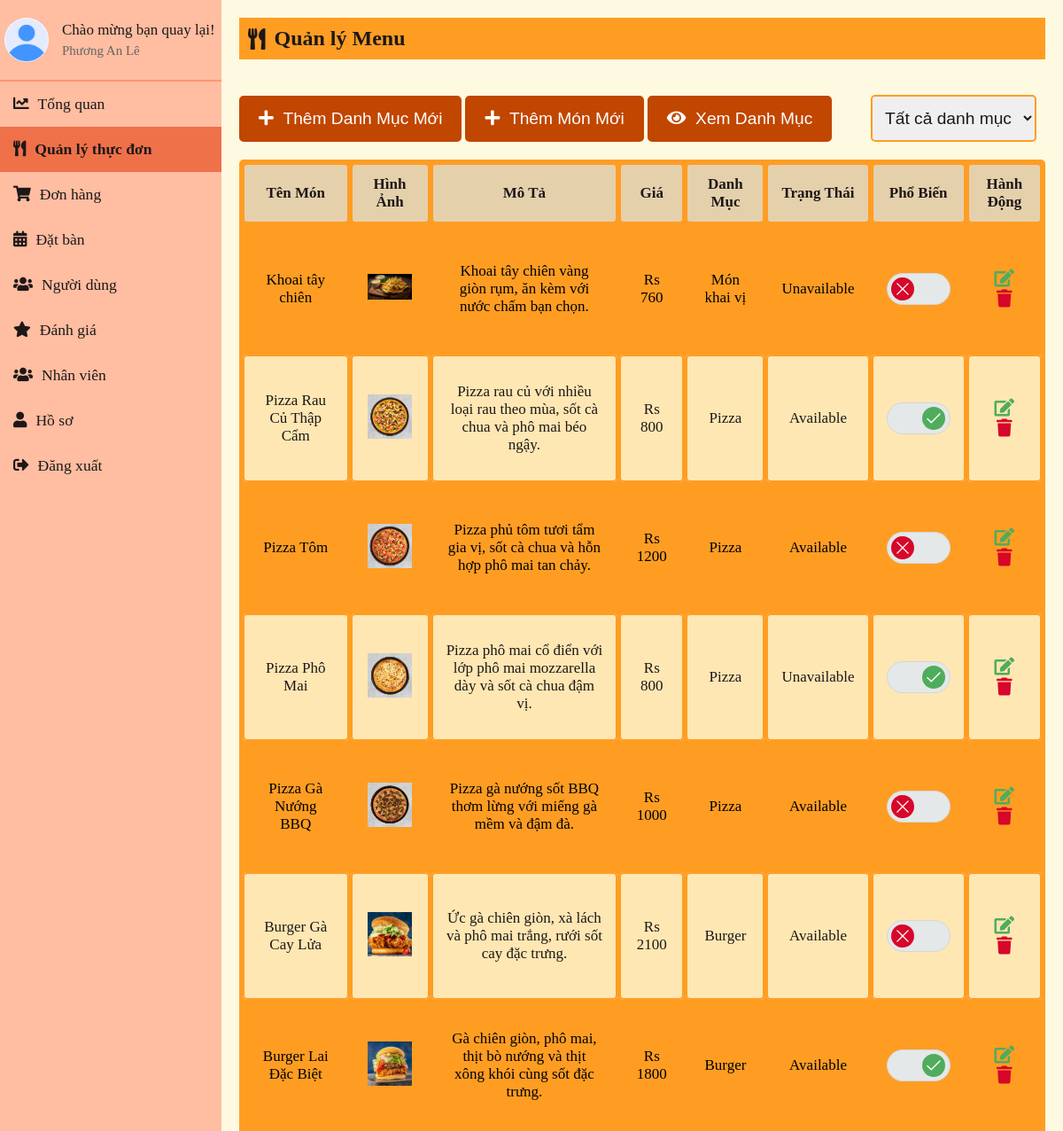
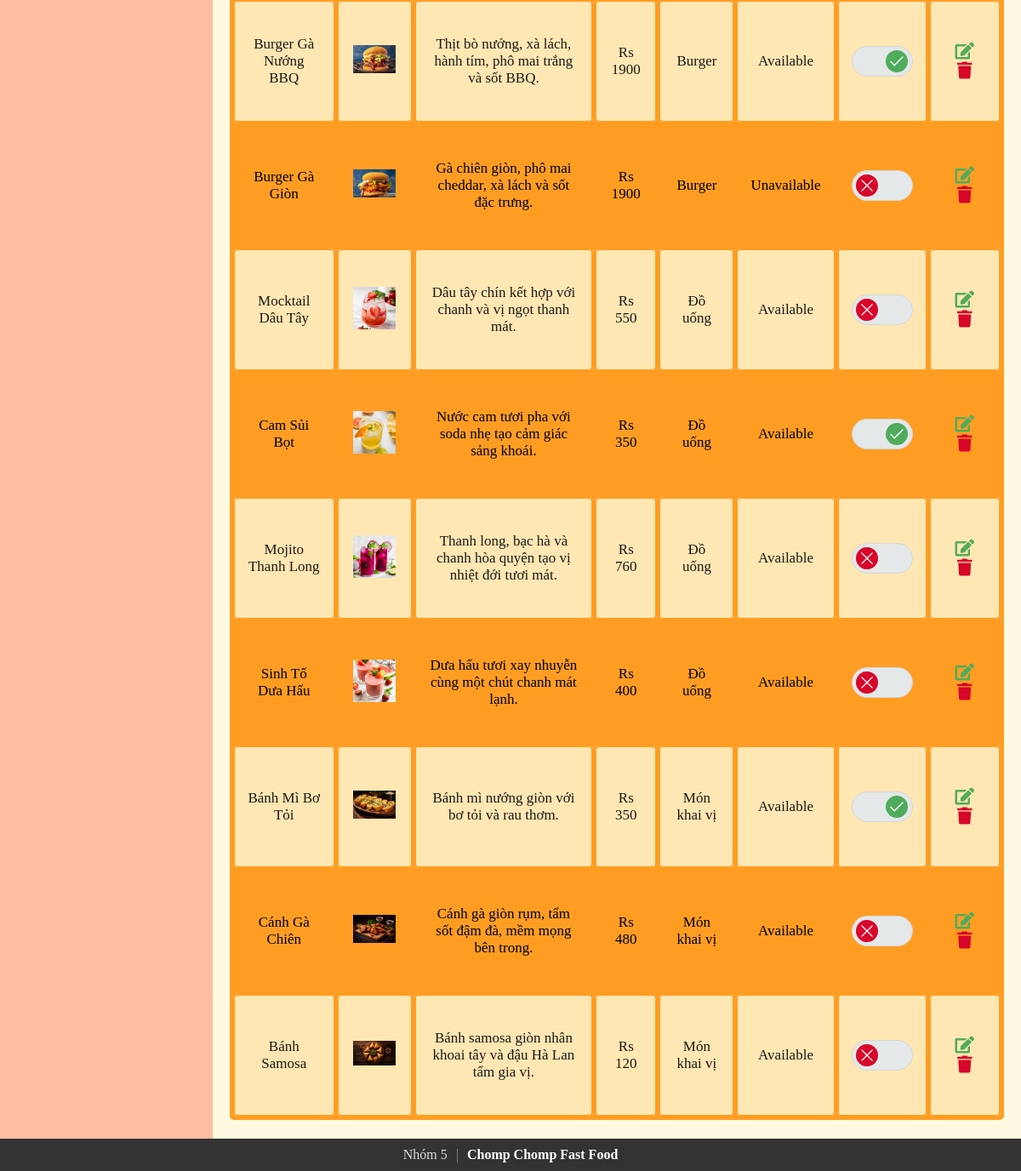
/Admin/admin_menu.php (signed in), run on the app's committed database (2 pictures, top to bottom).
### tables this page shows
CREATE TABLE `staff` (
  `id` int(11) NOT NULL,
  `firstName` varchar(50) NOT NULL,
  `lastName` varchar(50) NOT NULL,
  `email` varchar(100) NOT NULL,
  `contact` varchar(15) DEFAULT NULL,
  `role` enum('superadmin','admin','delivery boy','waiter') NOT NULL,
  `password` varchar(255) NOT NULL,
  `createdAt` timestamp NOT NULL DEFAULT current_timestamp(),
  `updatedAt` timestamp NOT NULL DEFAULT current_timestamp() ON UPDATE current_timestamp(),
  `profile_image` varchar(255) NOT NULL DEFAULT 'default.jpg'
);

CREATE TABLE `menuitem` (
  `itemId` int(11) NOT NULL,
  `itemName` varchar(255) NOT NULL,
  `catName` varchar(255) NOT NULL,
  `price` varchar(255) NOT NULL,
  `status` enum('Available','Unavailable') NOT NULL DEFAULT 'Available',
  `description` varchar(255) NOT NULL,
  `image` varchar(255) NOT NULL,
  `dateCreated` timestamp NOT NULL DEFAULT current_timestamp(),
  `updatedDate` datetime NOT NULL,
  `is_popular` tinyint(1) DEFAULT 0
);

### Admin/sidebar.php (called while the page is built, shortened)
<?php
include 'db_connection.php';
$admin_email = isset($_SESSION['email']) ? $_SESSION['email'] : '';
function getAdminInfo($email)
{
  global $conn;
  $stmt = $conn->prepare("SELECT firstName, lastName, email, profile_image FROM staff WHERE email = ?");
  $stmt->bind_param("s", $email);
  $stmt->execute();
  $stmt->bind_result($firstName, $lastName, $email,  $profile_image);
  return [
    'firstName' => $firstName ?: '',
    'lastName' => $lastName ?: '',
    'email' => $email ?: '',
    'profile_image' => $profile_image ?: 'default.jpg'
  ];
}
$admin_info = getAdminInfo($admin_email);
?>

### Admin/admin_menu.php (the view, shortened to what this page needs)
<?php
include 'db_connection.php';
?>
<?php
include 'sidebar.php';
?>
<!DOCTYPE html>
<html lang="vi">
<head>
    <link rel="stylesheet" href="https://cdnjs.cloudflare.com/ajax/libs/font-awesome/5.15.3/css/all.min.css">
    <link rel="stylesheet" href="sidebar.css">
    <link rel="stylesheet" href="admin_menu.css">
</head>
<body>
    <div class="sidebar">
        <div class="profile-section">
            <img src="../uploads/<?php echo htmlspecialchars($admin_info['profile_image']); ?>" alt="Ảnh đại diện">
            <div class="info">
                <h3>Chào mừng bạn quay lại!</h3>
                <p><?php echo htmlspecialchars($admin_info['firstName']) . ' ' . htmlspecialchars($admin_info['lastName']); ?></p>
            </div>
        </div>
        <ul>
            <li><a href="index.php"><i class="fas fa-chart-line"></i>Tổng quan</a></li>
            <li><a href="admin_menu.php" class="active"><i class="fas fa-utensils"></i>Quản lý thực đơn</a></li>
            <li><a href="admin_orders.php"><i class="fas fa-shopping-cart"></i>Đơn hàng</a></li>
            <li><a href="reservations.php"><i class="fas fa-calendar-alt"></i>Đặt bàn</a></li>
            <li><a href="users.php"><i class="fas fa-users"></i>Người dùng</a></li>
            <li><a href="reviews.php"><i class="fas fa-star"></i>Đánh giá</a></li>
            <li><a href="staffs.php"><i class="fas fa-users"></i>Nhân viên</a></li>
            <li><a href="profile.php"><i class="fas fa-user"></i>Hồ sơ</a></li>
            <li><a href="logout.php"><i class="fas fa-sign-out-alt"></i>Đăng xuất</a></li>
        </ul>
    </div>
    <div class="content">
        <div class="header">
            <h2><i class="fas fa-utensils"></i> Quản lý Menu</h2>
        </div>
        <div class="modal-row">
            <div>
                <button onclick="openModal()"><i class="fas fa-plus"></i> &nbsp;Thêm Danh Mục Mới</button>
                <button onclick="openItemModal()"> <i class="fas fa-plus"></i> &nbsp;Thêm Món Mới</button>
                <button onclick="openViewCategoryModal()"> <i class="fas fa-eye"></i> &nbsp;Xem Danh Mục</button>
            </div>
            <div class="search-bar ">
                <select id="categoryFilter" onchange="filterCategories()">
                    <option value="">Tất cả danh mục</option>
                </select>
            </div>
        </div>
        <table id="menuTable">
            <thead>
                <tr>
                    <th>Tên Món</th>
                    <th>Hình Ảnh</th>
                    <th>Mô Tả</th>
                    <th>Giá</th>
                    <th>Danh Mục</th>
                    <th>Trạng Thái</th>
                    <th>Phổ Biến</th>
                    <th>Hành Động</th>
                </tr>
            </thead>
            <tbody>
                <?php
                $sql = "SELECT * FROM menuitem";
                $result = mysqli_query($conn, $sql);
                if (mysqli_num_rows($result) > 0) {
                    while ($row = mysqli_fetch_assoc($result)) {
                        $isPopularChecked = $row['is_popular'] ? 'checked' : '';
                        echo "<tr data-category='{$row['catName']}'>
                <td>{$row['itemName']}</td>
                <td><img src='../uploads/{$row['image']}' alt='{$row['itemName']}' width='50'></td>
                <td>{$row['description']}</td>
                <td>Rs {$row['price']}</td>
                <td>{$row['catName']}</td>
                <td>{$row['status']}</td>
                <td>
                    <div class='toggler'>
                        <input id='toggler-{$row['itemId']}' name='toggler-{$row['itemId']}' type='checkbox' value='1' $isPopularChecked onchange='togglePopular({$row['itemId']}, this)' />
                        <label for='toggler-{$row['itemId']}'>
                            <svg class='toggler-on' version='1.1' xmlns='http://www.w3.org/2000/svg' viewBox='0 0 130.2 130.2'>
                                <polyline class='path check' points='100.2,40.2 51.5,88.8 29.8,67.5'></polyline>
                            </svg>
                            <svg class='toggler-off' version='1.1' xmlns='http://www.w3.org/2000/svg' viewBox='0 0 130.2 130.2'>
                                <line class='path line' x1='34.4' y1='34.4' x2='95.8' y2='95.8'></line>
                                <line class='path line' x1='95.8' y1='34.4' x2='34.4' y2='95.8'></line>
                            </svg>
                        </label>
                    </div>
                </td>
                <td>
                    <button id='editbtn' onclick='openEditItemModal(this)' data-itemid='{$row['itemId']}' data-itemname='{$row['itemName']}' data-description='{$row['description']}' data-price='{$row['price']}' data-image='{$row['image']}' data-category='{$row['catName']}' data-status='{$row['status']}'><i class='fas fa-edit'></i></button>
                    <button id='deletebtn'  onclick=\"deleteItem('" . $row["itemId"] . "')\"><i class='fas fa-trash'></i></button>
                </td>
              </tr>";
                    }
                } else {
                    echo "<tr><td colspan='8' style='text-align: center;'>Chưa có món ăn nào</td></tr>";
                }
                ?>
            </tbody>
        </table>
    </div>
</body>
</html>

### Admin/sidebar.css (style rules this page uses)
* { margin: 0; padding: 0; box-sizing: border-box; }
body { background: #fef0e8; font-family: "Baloo 2", cursive; display: flex; flex-direction: row; margin: 0; }
.sidebar { width: 250px; background-color: #ffbda1; color: #1d1818; overflow: auto; position: relative; min-height: 100vh; font-size: 1.1rem }
.sidebar ul li a { display: block; padding: 15px; text-decoration: none; color: #1d1818; transition: background-color 0.3s; }
.sidebar ul li a.active { background-color:#ee7149; font-weight: bold; }
.sidebar ul li a i { margin-right: 10px; }
.sidebar ul { list-style-type: none; padding: 0; }
.content { flex: 1; padding: 20px; }
.header { padding: 10px; background-color: #fbdac7; margin-bottom: 20px; display: flex; align-items: center; }
.header h2 { display: flex; align-items: center; }
.header h2 i { margin-right: 10px; }
.profile-section { padding: 20px 5px 20px 5px; display: flex; align-items: center; border-bottom: 2px solid rgba(253, 108, 77, 0.5); }
.profile-section img { width: 50px; height: 50px; border-radius: 50%; margin-right: 15px; }
.profile-section .info { flex-grow: 1; }
.profile-section .info h3 { margin: 0; font-size: 17px; font-weight: 500; }
.profile-section .info p { margin: 5px 0 0; font-size: 15px; color: #666; }
.sidebar ul li a.active { font-weight: bold; }

### Admin/admin_menu.css (style rules this page uses)
* { margin: 0; padding: 0; }
body { background: #FEF9E1; font-family: "Baloo 2", cursive; margin: 0; }
.content { flex: 1; padding: 20px; margin-bottom: 40px; }
table { width: 100%; border: 2px solid #FF9D23; font-size: 17px; text-align: center; cursor: pointer; border-radius: 5px; background-color: #FF9D23; }
table th, table td { padding: 12px 15px; border: 2px solid #FF9D23; border-radius: 5px; }
table th { background-color: #E5D0AC; color: #1d1818; }
table tr:nth-of-type(even) { background-color: #FFE7B3; color: #1d1818; }
.header { padding: 10px; background-color: #FF9D23; margin-bottom: 20px; display: flex; align-items: center; color: #1d1818; }
.modal-row { margin: 40px 0 20px 0; display: flex; align-items: center; justify-content: space-between; }
#editbtn, #deletebtn { font-size: 20px; background: none; border: none; padding: 0 5px; outline: none; cursor: pointer; }
#editbtn { color: #50ac5d; }
#deletebtn { color: #d7062a; }
.search-bar select, .search-bar button { padding: 13px 10px; margin-right: 10px; font-size: 1.2rem; border-radius: 5px; border: 2px solid #FF9D23; cursor: pointer; outline: none; color: #1d1818; }
button { background-color: #C14600; color: white; border: 2px solid #C14600; padding: 13px 20px; cursor: pointer; border-radius: 5px; transition: all 0.3s ease; font-size: 1.2rem; }
.toggler { width: 72px; margin: 40px auto; }
.toggler label { display: block; position: relative; width: 72px; height: 36px; border: 1px solid #d6d6d6; border-radius: 36px; background: #e4e8e8; cursor: pointer; }
.toggler label::after { display: block; border-radius: 100%; background-color: #d7062a; content: ''; animation-name: toggler-size; animation-duration: 0.15s; animation-timing-function: ease-out; }
.toggler label::after, .toggler label .toggler-on, .toggler label .toggler-off { position: absolute; top: 50%; left: 25%; width: 26px; height: 26px; transform: translateY(-50%) translateX(-50%); transition: left 0.15s ease-in-out, background-color 0.2s ease-out, width 0.15s ease-in-out, height 0.15s ease-in-out, opacity 0.15s ease-in-out; }
.toggler input:checked + label::after { background-color: #50ac5d; animation-name: toggler-size2; }
.toggler input:checked + label::after, .toggler input:checked + label .toggler-on, .toggler input:checked + label .toggler-off { left: 75%; }
.toggler .toggler-on, .toggler .toggler-off { opacity: 1; z-index: 2; }

### data on the page
staff: profile_image (placeholder picture), firstName "Phương An", lastName "Lê"
menuitem: itemName "Khoai tây chiên", image (picture), description "Khoai tây chiên vàng giòn rụm, ăn kèm với nước chấm bạn chọn.", price "760", catName "Món khai vị", status "Unavailable"
menuitem: itemName "Pizza Rau Củ Thập Cẩm", image (picture), description "Pizza rau củ với nhiều loại rau theo mùa, sốt cà chua và phô mai béo ngậy.", price "800", catName "Pizza", status "Available"
menuitem: itemName "Pizza Tôm", image (picture), description "Pizza phủ tôm tươi tẩm gia vị, sốt cà chua và hỗn hợp phô mai tan chảy.", price "1200", catName "Pizza", status "Available"
menuitem: itemName "Pizza Phô Mai", image (picture), description "Pizza phô mai cổ điển với lớp phô mai mozzarella dày và sốt cà chua đậm vị.", price "800", catName "Pizza", status "Unavailable"
menuitem: itemName "Pizza Gà Nướng BBQ", image (picture), description "Pizza gà nướng sốt BBQ thơm lừng với miếng gà mềm và đậm đà.", price "1000", catName "Pizza", status "Available"
menuitem: itemName "Burger Gà Cay Lửa", image (picture), description "Ức gà chiên giòn, xà lách và phô mai trắng, rưới sốt cay đặc trưng.", price "2100", catName "Burger", status "Available"
menuitem: itemName "Burger Lai Đặc Biệt", image (picture), description "Gà chiên giòn, phô mai, thịt bò nướng và thịt xông khói cùng sốt đặc trưng.", price "1800", catName "Burger", status "Available"
menuitem: itemName "Burger Gà Nướng BBQ", image (picture), description "Thịt bò nướng, xà lách, hành tím, phô mai trắng và sốt BBQ.", price "1900", catName "Burger", status "Available"
menuitem: itemName "Burger Gà Giòn", image (picture), description "Gà chiên giòn, phô mai cheddar, xà lách và sốt đặc trưng.", price "1900", catName "Burger", status "Unavailable"
menuitem: itemName "Mocktail Dâu Tây", image (picture), description "Dâu tây chín kết hợp với chanh và vị ngọt thanh mát.", price "550", catName "Đồ uống", status "Available"
menuitem: itemName "Cam Sủi Bọt", image (picture), description "Nước cam tươi pha với soda nhẹ tạo cảm giác sảng khoái.", price "350", catName "Đồ uống", status "Available"
menuitem: itemName "Mojito Thanh Long", image (picture), description "Thanh long, bạc hà và chanh hòa quyện tạo vị nhiệt đới tươi mát.", price "760", catName "Đồ uống", status "Available"
menuitem: itemName "Sinh Tố Dưa Hấu", image (picture), description "Dưa hấu tươi xay nhuyễn cùng một chút chanh mát lạnh.", price "400", catName "Đồ uống", status "Available"
menuitem: itemName "Bánh Mì Bơ Tỏi", image (picture), description "Bánh mì nướng giòn với bơ tỏi và rau thơm.", price "350", catName "Món khai vị", status "Available"
menuitem: itemName "Cánh Gà Chiên", image (picture), description "Cánh gà giòn rụm, tẩm sốt đậm đà, mềm mọng bên trong.", price "480", catName "Món khai vị", status "Available"
menuitem: itemName "Bánh Samosa", image (picture), description "Bánh samosa giòn nhân khoai tây và đậu Hà Lan tẩm gia vị.", price "120", catName "Món khai vị", status "Available"
